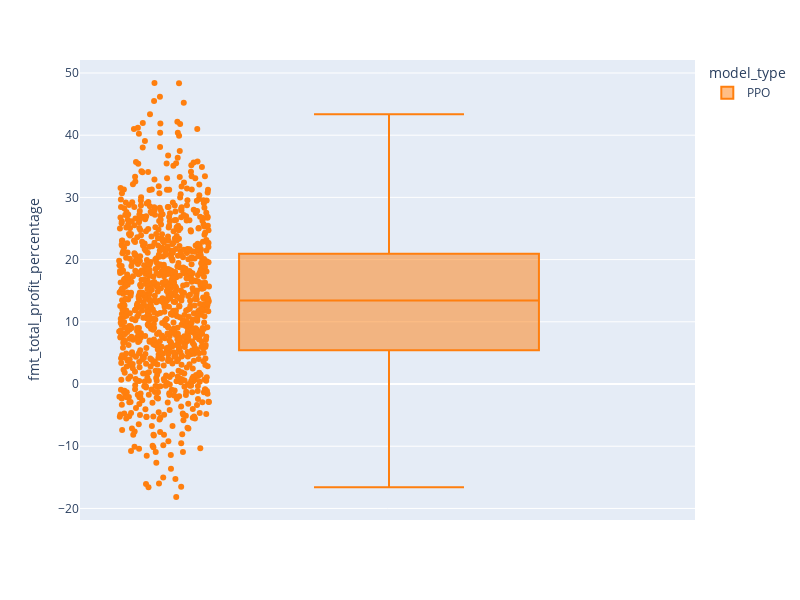

Write notebook code for a chart like this one.
### Code cell
fig = px.box(df_trader_results, y="fmt_total_profit_percentage", color="model_type", points="all", color_discrete_sequence=[ "#FF7F0E", "#00CC96", "#10aded", "#8A56EF"],  width=800, height=600)
fig.show()

### Figure 1 — Plotly figure (JSON) as saved in the notebook; plotly's stock layout.template omitted (floating-point values rounded to 4 significant figures; data arrays with more than 128 entries replaced by an {"elided": "..."} marker saying what was removed)
{"data": [{"alignmentgroup": "True", "boxpoints": "all", "hovertemplate": "model_type=PPO<br>fmt_total_profit_percentage=%{y}<extra></extra>", "legendgroup": "PPO", "marker": {"color": "#FF7F0E"}, "name": "PPO", "notched": false, "offsetgroup": "PPO", "orientation": "v", "showlegend": true, "type": "box", "x0": " ", "xaxis": "x", "y": {"elided": "1000 float values"}, "y0": " ", "yaxis": "y"}], "layout": {"boxmode": "group", "height": 600, "legend": {"title": {"text": "model_type"}, "tracegroupgap": 0}, "margin": {"t": 60}, "width": 800, "xaxis": {"anchor": "y", "domain": [0, 1]}, "yaxis": {"anchor": "x", "domain": [0, 1], "title": {"text": "fmt_total_profit_percentage"}}}}
